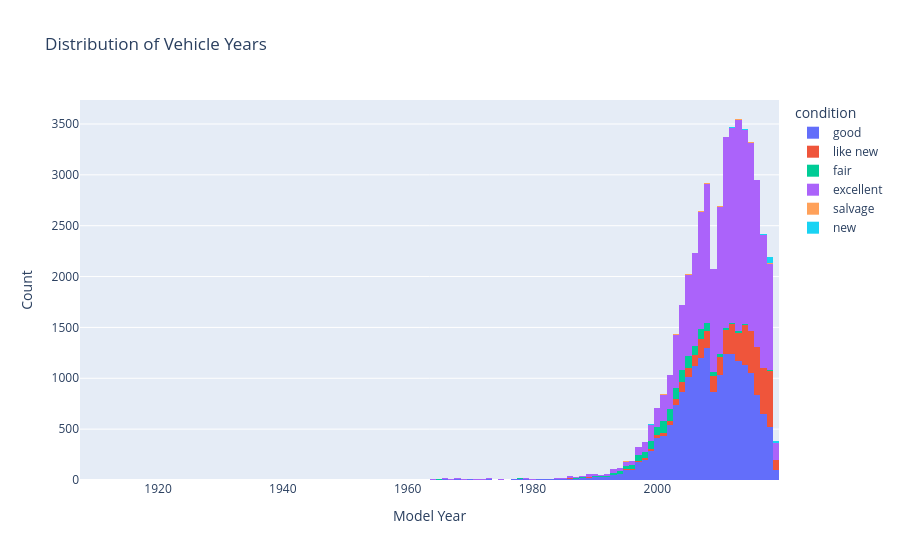

Notebook code cell kept with this figure:
### Code cell
# Histogram of model year by condition
fig = px.histogram(
    vehicles_df,
    x='model_year',
    title='Distribution of Vehicle Years',
    color='condition',
)

# Title and axis labels
fig.update_layout(
    xaxis_title='Model Year',
    yaxis_title='Count',
)

fig.show()

### Figure 1 — Plotly figure (JSON) as saved in the notebook; plotly's stock layout.template omitted (floating-point values rounded to 4 significant figures; data arrays with more than 128 entries replaced by an {"elided": "..."} marker saying what was removed)
{"data": [{"bingroup": "x", "hovertemplate": "condition=good<br>model_year=%{x}<br>count=%{y}<extra></extra>", "legendgroup": "good", "marker": {"color": "#636efa", "pattern": {"shape": ""}}, "name": "good", "orientation": "v", "showlegend": true, "type": "histogram", "x": {"elided": "20145 float values"}, "xaxis": "x", "yaxis": "y"}, {"bingroup": "x", "hovertemplate": "condition=like new<br>model_year=%{x}<br>count=%{y}<extra></extra>", "legendgroup": "like new", "marker": {"color": "#EF553B", "pattern": {"shape": ""}}, "name": "like new", "orientation": "v", "showlegend": true, "type": "histogram", "x": {"elided": "4742 float values"}, "xaxis": "x", "yaxis": "y"}, {"bingroup": "x", "hovertemplate": "condition=fair<br>model_year=%{x}<br>count=%{y}<extra></extra>", "legendgroup": "fair", "marker": {"color": "#00cc96", "pattern": {"shape": ""}}, "name": "fair", "orientation": "v", "showlegend": true, "type": "histogram", "x": {"elided": "1607 float values"}, "xaxis": "x", "yaxis": "y"}, {"bingroup": "x", "hovertemplate": "condition=excellent<br>model_year=%{x}<br>count=%{y}<extra></extra>", "legendgroup": "excellent", "marker": {"color": "#ab63fa", "pattern": {"shape": ""}}, "name": "excellent", "orientation": "v", "showlegend": true, "type": "histogram", "x": {"elided": "24773 float values"}, "xaxis": "x", "yaxis": "y"}, {"bingroup": "x", "hovertemplate": "condition=salvage<br>model_year=%{x}<br>count=%{y}<extra></extra>", "legendgroup": "salvage", "marker": {"color": "#FFA15A", "pattern": {"shape": ""}}, "name": "salvage", "orientation": "v", "showlegend": true, "type": "histogram", "x": [1999.0, 2008.0, 2012.0, 1995.0, 2003.0, 2005.0, 2008.0, 2001.0, 2001.0, 1998.0, 2001.0, 2003.0, 2008.0, 2000.0, 2005.0, 2014.0, 2003.0, 1997.0, NaN, 2009.0, 2013.0, 2006.0, 2015.0, 2018.0, 2006.0, 1994.0, 1995.0, 2019.0, 1995.0, 2018.0, 2000.0, 2014.0, NaN, 2004.0, 2001.0, 2015.0, 2007.0, 2004.0, 2014.0, 1999.0, NaN, 2007.0, NaN, 2013.0, 1999.0, 2015.0, 2013.0, 2003.0, 1977.0, 2014.0, 2000.0, 2017.0, 2017.0, 2014.0, 2014.0, 2004.0, 1995.0, 2013.0, NaN, 1999.0, 2002.0, 2010.0, NaN, 2004.0, 2018.0, 2003.0, 2008.0, NaN, NaN, 2017.0, 2017.0, 2017.0, 2009.0, 2001.0, 2002.0, 1996.0, NaN, 2010.0, 2002.0, 2007.0, 2000.0, NaN, 2001.0, 2005.0, 2001.0, 1993.0, 2005.0, 2012.0, 1999.0, 2003.0, 2016.0, 2006.0, 1994.0, 2008.0, 2014.0, 1993.0, 2005.0, 2006.0, 2001.0, 2011.0, 2008.0, 2004.0, 2015.0, 2007.0, 1986.0, 2013.0, NaN, 1994.0, 1999.0, 1997.0, 2008.0, NaN, 2017.0, 2013.0, 2002.0], "xaxis": "x", "yaxis": "y"}, {"bingroup": "x", "hovertemplate": "condition=new<br>model_year=%{x}<br>count=%{y}<extra></extra>", "legendgroup": "new", "marker": {"color": "#19d3f3", "pattern": {"shape": ""}}, "name": "new", "orientation": "v", "showlegend": true, "type": "histogram", "x": {"elided": "143 float values"}, "xaxis": "x", "yaxis": "y"}], "layout": {"barmode": "relative", "legend": {"title": {"text": "condition"}, "tracegroupgap": 0}, "title": {"text": "Distribution of Vehicle Years"}, "xaxis": {"anchor": "y", "domain": [0, 1], "title": {"text": "Model Year"}}, "yaxis": {"anchor": "x", "domain": [0, 1], "title": {"text": "Count"}}}}
